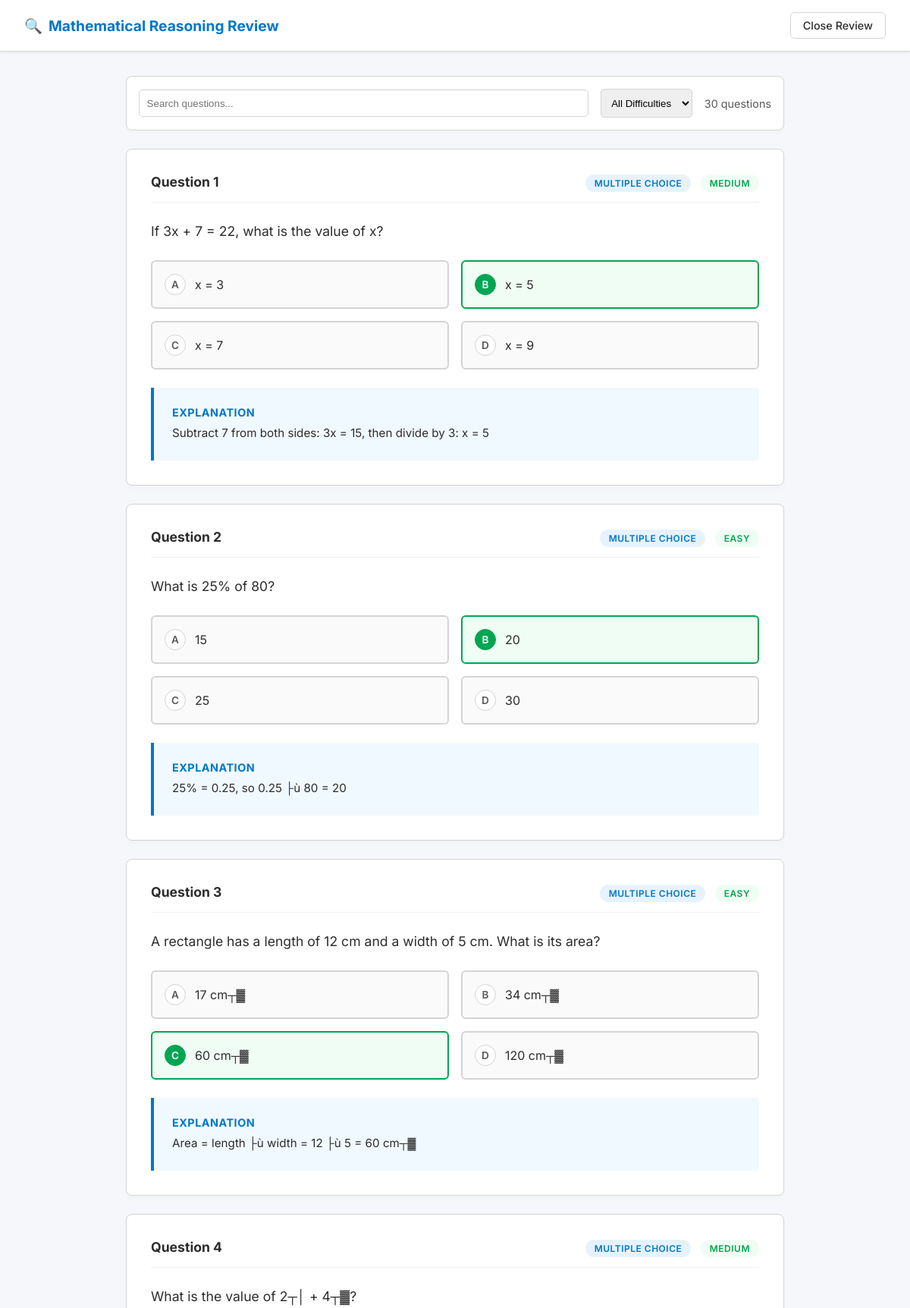
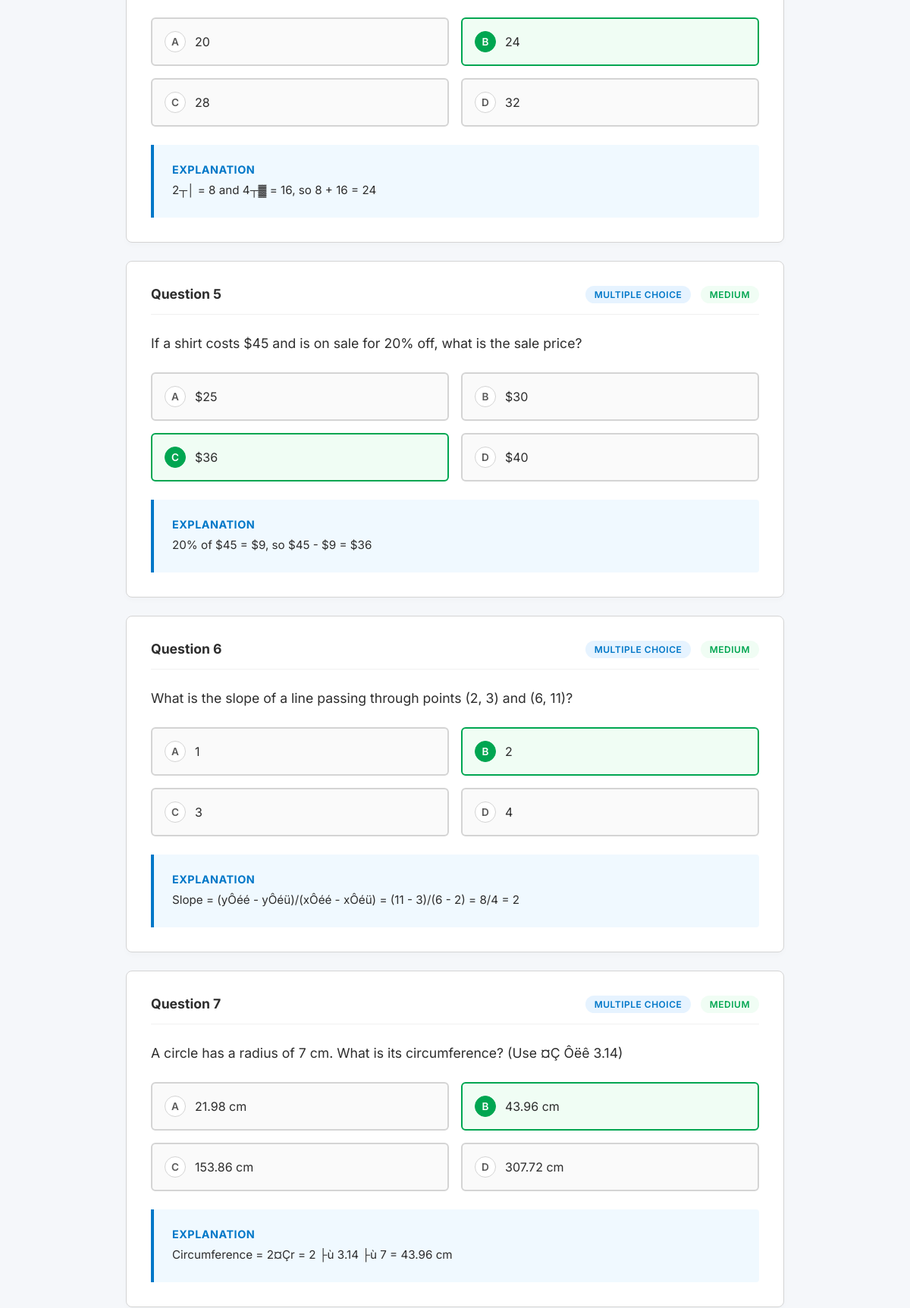
/student/review.php?subject=math (signed in, upper part), run on the app's committed database (2 pictures, top to bottom).
### tables this page shows
CREATE TABLE `subjects` (
  `id` int(11) NOT NULL AUTO_INCREMENT,
  `name` varchar(100) NOT NULL,
  `code` varchar(20) NOT NULL,
  `duration_minutes` int(11) NOT NULL,
  `total_questions` int(11) NOT NULL,
  `description` text DEFAULT NULL,
  `is_active` tinyint(1) DEFAULT 1,
  `created_at` timestamp NOT NULL DEFAULT current_timestamp(),
  PRIMARY KEY (`id`),
  UNIQUE KEY `code` (`code`),
  KEY `idx_code` (`code`)
);

CREATE TABLE `questions` (
  `id` int(11) NOT NULL AUTO_INCREMENT,
  `subject_id` int(11) NOT NULL,
  `question_text` text NOT NULL,
  `option_a` text NOT NULL,
  `option_b` text NOT NULL,
  `option_c` text NOT NULL,
  `option_d` text NOT NULL,
  `correct_answer` text DEFAULT NULL,
  `explanation` text DEFAULT NULL,
  `difficulty` enum('easy','medium','hard') DEFAULT 'medium',
  `year` int(11) DEFAULT 2025,
  `is_active` tinyint(1) DEFAULT 1,
  `created_by` int(11) DEFAULT NULL,
  `created_at` timestamp NOT NULL DEFAULT current_timestamp(),
  `updated_at` timestamp NOT NULL DEFAULT current_timestamp() ON UPDATE current_timestamp(),
  `question_type` enum('multiple_choice','true_false','dropdown','drag_drop') DEFAULT 'multiple_choice',
  `answer_options` text DEFAULT NULL,
  `question_image_url` varchar(255) DEFAULT NULL,
  `explanation_image_url` varchar(255) DEFAULT NULL,
  PRIMARY KEY (`id`),
  KEY `created_by` (`created_by`),
  KEY `idx_subject` (`subject_id`),
  KEY `idx_year` (`year`),
  KEY `idx_difficulty` (`difficulty`),
  CONSTRAINT `questions_ibfk_1` FOREIGN KEY (`subject_id`) REFERENCES `subjects` (`id`) ON DELETE CASCADE,
  CONSTRAINT `questions_ibfk_2` FOREIGN KEY (`created_by`) REFERENCES `users` (`id`) ON DELETE SET NULL
);

### student/review.php (the view, shortened to what this page needs)
<?php
$subject = $_GET['subject'] ?? '';
try {
    $db = getDB();
    $subjectMap = [
        'math' => 'MATH',
        'mathematics' => 'MATH',
        'lang' => 'LANG',
        'language' => 'LANG',
        'rl' => 'LANG',
        'reasoning' => 'LANG',
        'language_arts' => 'LANG',
        'reasoning_language_arts' => 'LANG',
        'sci' => 'SCI',
        'science' => 'SCI',
        'soc' => 'SOC',
        'social' => 'SOC',
        'social_studies' => 'SOC'
    ];
    $slug = strtolower(preg_replace('/[^a-z0-9_]/', '', $subject));
    $subjectCode = $subjectMap[$slug] ?? strtoupper($subject);
    $stmt = $db->prepare("SELECT * FROM subjects WHERE code = ?");
    $stmt->execute([$subjectCode]);
    $subjectInfo = $stmt->fetch();
    $stmt = $db->prepare("SELECT * FROM questions WHERE subject_id = ? AND is_active = TRUE ORDER BY id");
    $stmt->execute([$subjectInfo['id']]);
    $questions = $stmt->fetchAll(PDO::FETCH_ASSOC);
} catch (Exception $e) {
    header('Location: dashboard.php');
    exit;
}
?>
<!DOCTYPE html>
<html lang="en">
<head>
    <link rel="stylesheet" href="https://cdn.jsdelivr.net/npm/katex@0.16.9/dist/katex.min.css">
</head>
<body>
    <header class="header">
        <div class="logo"><span>🔍</span> <?php echo htmlspecialchars($subjectInfo['name']); ?> Review</div>
        <a href="dashboard.php" class="btn-exit">Close Review</a>
    </header>
    <div class="container">
        <div class="filter-bar">
            <input type="text" id="searchInput" placeholder="Search questions..." onkeyup="filterQuestions()">
            <select id="difficultyFilter" onchange="filterQuestions()">
                <option value="">All Difficulties</option>
            </select>
            <div style="font-size:0.9rem;color:var(--text-muted);margin-left:auto" id="countDisplay">
                <?php echo count($questions); ?> questions
            </div>
        </div>
        <div id="questionsList">
            <?php foreach ($questions as $i => $q):
                $type = $q['question_type'] ?? 'multiple_choice';
                ?>
                <div class="question-card"
                    data-question="<?php echo htmlspecialchars(strtolower(strip_tags($q['question_text']))); ?>"
                    data-difficulty="<?php echo $q['difficulty'] ?? 'medium'; ?>">
                    <div class="q-header">
                        <span class="q-number">Question <?php echo $i + 1; ?></span>
                        <div>
                            <span class="badge badge-type"><?php echo ucfirst(str_replace('_', ' ', $type)); ?></span>
                            <span class="badge badge-diff"><?php echo ucfirst($q['difficulty'] ?? 'medium'); ?></span>
                        </div>
                    </div>
                    <div class="q-text">
                        <?php
                        $text = $q['question_text'];
                        echo $text;
                        ?>
                    </div>
                    <?php if ($type === 'multiple_choice'): ?>
                        <div class="options-grid">
                            <?php foreach (['A', 'B', 'C', 'D'] as $opt):
                                $isCorrect = ($q['correct_answer'] === $opt); ?>
                                <div class="option <?php echo $isCorrect ? 'correct' : ''; ?>">
                                    <span class="option-label"><?php echo $opt; ?></span>
                                    <span><?php echo htmlspecialchars($q['option_' . strtolower($opt)]); ?></span>
                                </div>
                            <?php endforeach; ?>
                        </div>
                    <?php endif; ?>
                    <?php if (!empty($q['explanation'])): ?>
                        <div class="explanation">
                            <h4>Explanation</h4>
                            <p><?php echo $q['explanation']; ?></p>
                        </div>
                    <?php endif; ?>
                </div>
            <?php endforeach; ?>
        </div>
    </div>
</body>
</html>

### student/review.php (style rules this page uses)
:root { --primary: #0077c8; --secondary: #00a651; --bg: #f5f7fa; --surface: #ffffff; --text-main: #2d2d2d; --text-muted: #595959; --border: #d4d4d4; }
* { margin: 0; padding: 0; box-sizing: border-box }
body { font-family: 'Inter', sans-serif; background: var(--bg); color: var(--text-main); min-height: 100vh; }
.header { background: var(--surface); padding: 1rem 2rem; display: flex; justify-content: space-between; align-items: center; border-bottom: 1px solid var(--border); box-shadow: 0 2px 4px rgba(0, 0, 0, 0.05); position: sticky; top: 0; z-index: 100; }
.logo { font-weight: 700; color: var(--primary); font-size: 1.2rem; display: flex; align-items: center; gap: 0.5rem; }
.btn-exit { padding: 0.5rem 1rem; border: 1px solid var(--border); background: #fff; border-radius: 6px; text-decoration: none; color: var(--text-main); font-weight: 500; font-size: 0.9rem; transition: background 0.2s; }
.container { max-width: 900px; margin: 2rem auto; padding: 0 1rem; }
.filter-bar { background: var(--surface); padding: 1rem; border-radius: 8px; margin-bottom: 1.5rem; display: flex; gap: 1rem; flex-wrap: wrap; align-items: center; border: 1px solid var(--border); box-shadow: 0 2px 4px rgba(0, 0, 0, 0.02); }
.filter-bar input { flex: 1; padding: 0.6rem; border: 1px solid var(--border); border-radius: 5px; min-width: 200px; }
.filter-bar select { padding: 0.6rem; border: 1px solid var(--border); border-radius: 5px; }
.question-card { background: var(--surface); border-radius: 8px; padding: 2rem; margin-bottom: 1.5rem; border: 1px solid var(--border); box-shadow: 0 4px 6px rgba(0, 0, 0, 0.02); }
.q-header { display: flex; justify-content: space-between; align-items: center; margin-bottom: 1.5rem; padding-bottom: 1rem; border-bottom: 1px solid #f0f0f0; }
.q-number { font-weight: 700; color: var(--text-main); font-size: 1.1rem; }
.badge { font-size: 0.75rem; padding: 0.25rem 0.75rem; border-radius: 20px; font-weight: 600; text-transform: uppercase; letter-spacing: 0.5px; }
.badge-type { background: #e6f3ff; color: var(--primary); }
.badge-diff { background: #f0fdf4; color: var(--secondary); margin-left: 0.5rem; }
.q-text { font-size: 1.1rem; color: var(--text-main); line-height: 1.6; margin-bottom: 1.5rem; }
.options-grid { display: grid; grid-template-columns: repeat(2, 1fr); gap: 1rem; margin-bottom: 1.5rem; }
.option { padding: 1rem; border: 2px solid var(--border); border-radius: 6px; display: flex; align-items: center; gap: 0.75rem; background: #fafafa; }
.option-label { width: 28px; height: 28px; background: #fff; border: 1px solid var(--border); border-radius: 50%; display: flex; align-items: center; justify-content: center; font-weight: 600; font-size: 0.85rem; color: var(--text-muted); }
.option.correct { border-color: var(--secondary); background: #f0fdf4; }
.option.correct .option-label { background: var(--secondary); color: white; border-color: var(--secondary); }
.explanation { background: #f0f9ff; border-left: 4px solid var(--primary); padding: 1.5rem; border-radius: 0 4px 4px 0; }
.explanation h4 { color: var(--primary); margin-bottom: 0.5rem; font-size: 0.9rem; text-transform: uppercase; letter-spacing: 0.5px; }
.explanation p { color: var(--text-main); font-size: 0.95rem; line-height: 1.5; }

### data on the page
subjects: name "Mathematical Reasoning"
questions: question_type "MULTIPLE CHOICE", difficulty "MEDIUM", question_text "If 3x + 7 = 22, what is the value of x?", opt "A", option_a "x = 3", opt "B", option_b "x = 5", opt "C", option_c "x = 7", opt "D", option_d "x = 9", explanation "Subtract 7 from both sides: 3x = 15, then divide by 3: x = 5"
questions: question_type "MULTIPLE CHOICE", difficulty "EASY", question_text "What is 25% of 80?", opt "A", option_a "15", opt "B", option_b "20", opt "C", option_c "25", opt "D", option_d "30", explanation "25% = 0.25, so 0.25 ├ù 80 = 20"
questions: question_type "MULTIPLE CHOICE", difficulty "EASY", question_text "A rectangle has a length of 12 cm and a width of 5 cm. What is its area?", opt "A", option_a "17 cm┬▓", opt "B", option_b "34 cm┬▓", opt "C", option_c "60 cm┬▓", opt "D", option_d "120 cm┬▓", explanation "Area = length ├ù width = 12 ├ù 5 = 60 cm┬▓"
questions: question_type "MULTIPLE CHOICE", difficulty "MEDIUM", question_text "What is the value of 2┬│ + 4┬▓?", opt "A", option_a "20", opt "B", option_b "24", opt "C", option_c "28", opt "D", option_d "32", explanation "2┬│ = 8 and 4┬▓ = 16, so 8 + 16 = 24"
questions: question_type "MULTIPLE CHOICE", difficulty "MEDIUM", question_text "If a shirt costs $45 and is on sale for 20% off, what is the sale price?", opt "A", option_a "$25", opt "B", option_b "$30", opt "C", option_c "$36", opt "D", option_d "$40", explanation "20% of $45 = $9, so $45 - $9 = $36"
questions: question_type "MULTIPLE CHOICE", difficulty "MEDIUM", question_text "What is the slope of a line passing through points (2, 3) and (6, 11)?", opt "A", option_a "1", opt "B", option_b "2", opt "C", option_c "3", opt "D", option_d "4", explanation "Slope = (yÔéé - yÔéü)/(xÔéé - xÔéü) = (11 - 3)/(6 - 2) = 8/4 = 2"
questions: question_type "MULTIPLE CHOICE", difficulty "MEDIUM", question_text "A circle has a radius of 7 cm. What is its circumference? (Use ¤Ç Ôëê 3.14)", opt "A", option_a "21.98 cm", opt "B", option_b "43.96 cm", opt "C", option_c "153.86 cm", opt "D", option_d "307.72 cm", explanation "Circumference = 2¤Çr = 2 ├ù 3.14 ├ù 7 = 43.96 cm"

### other printed values
count($questions) "30"
